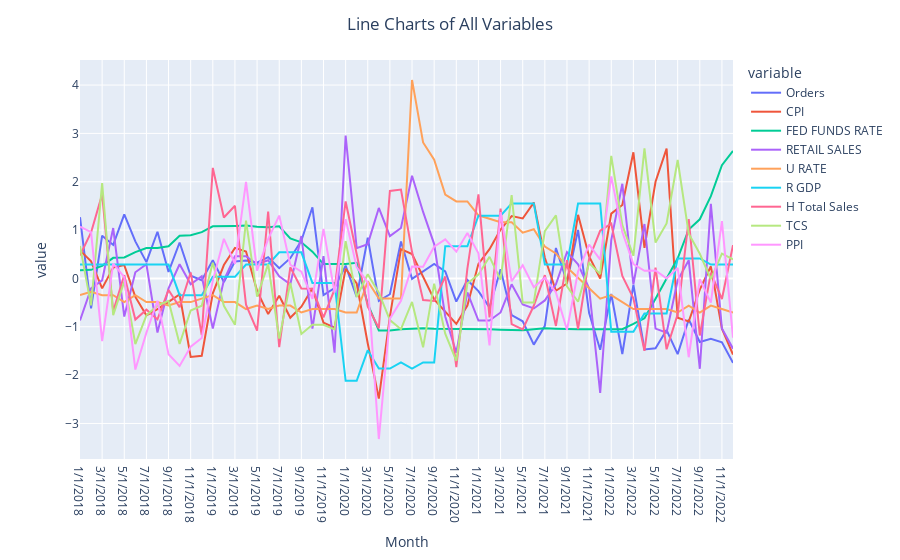

Notebook code for this chart:
### Code cell
fig = px.line(standardized_data, x=standardized_data.Month, y=standardized_data.columns[0:11],
              labels={"index": "Month"})
fig.update_layout(title_text="Line Charts of All Variables", title_x = 0.5)
# fig.add_vline(x=59, line_width=3, line_dash="dash", line_color="grey")
# Show plot 
fig.show()
